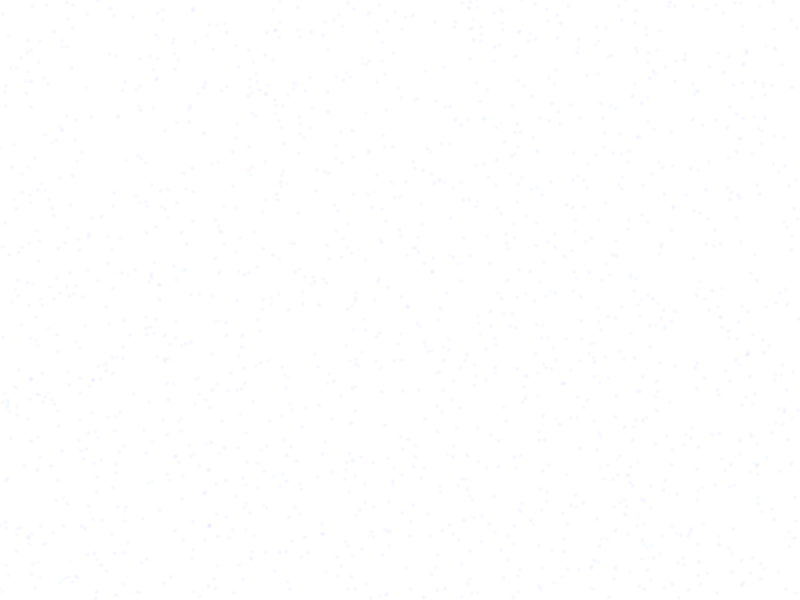
Frame 1 (no input)
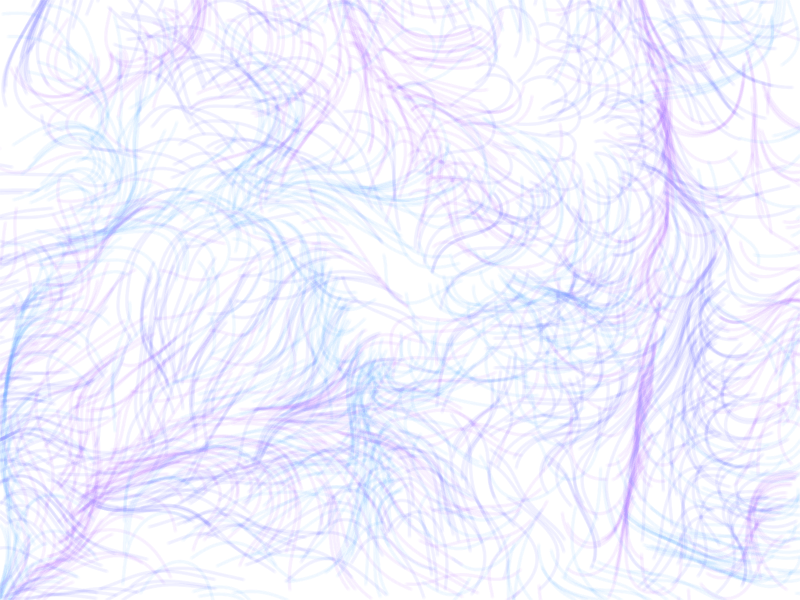
Frame 60 (the mouse pressed at the canvas centre just before this capture)
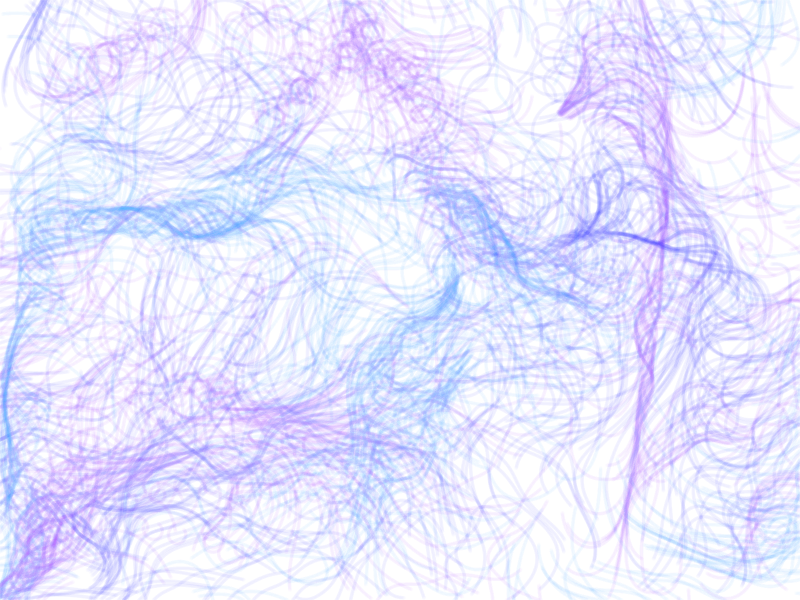
Frame 120 (the mouse held since frame 60 and released just before this capture)

The Processing sketch that drew these frames (run headless with seeded random() and noise(); from frame 60 on, the mouse is pressed at the canvas centre):

// Processing sketch: processing_159415
// ── processing_159415.pde

// Tweak of http://www.openprocessing.org/sketch/96117
// 
// by Tim McNamara
//  -- http://timmcnamara.co.nz
//  -- @timClicks
//
// changes include
//  -- decreased colour palette
//  -- minimise impact of particle life span
//  -- fiddling with the colorSeperation variable parametes to the noise function

int elapsedFrames = 1;
int maxCol=3;
int stepsPerDraw=4;
float offsetX=random(100);
float offsetY=random(100);
float timeVariance = 1;
float colorSeparation = 1.2;
int maxLifeTime = 7;
int numberOfPoints = 1600;
 
ArrayList points = new ArrayList();
 
void setup() {
  smooth();
  size(800, 600);
  background(255);
  createPoints();
}
 
void draw() {
  for (int step=0;step<stepsPerDraw;step++)
  {
    for (int i = 0; i < points.size(); i++) {
      Point localPoint = (Point) points.get(i);
 
      if (localPoint.isDead == true) {
        points.remove(i);
      }
 
      localPoint.update();
      localPoint.draw();
    }
  }
  elapsedFrames++;
}

void keyPressed() {
  if (key == ' ') {
    offsetX=random(10);
    offsetY=random(10);
 
    for (int i = 0; i < points.size(); i++) {
      Point localPoint = (Point) points.get(i);
      localPoint.isDead = true;
    }
    noStroke();
    fill(0);
    rect(0, 0, width, height);
    createPoints();
  }
  if (key == 'r') {
    createPoints();
  }
}
 
void createPoints() {
  for (int i = 0; i < numberOfPoints; i++) {
    PVector pos = new PVector(random(width), random(height));
    PVector vel = new PVector(0, 0);
    Point punt = new Point(pos, vel, maxLifeTime*0.5+random(maxLifeTime*0.5), (int)random(maxCol));     
    points.add(punt);
  }
}
 
class Point {  
  PVector pos, vel, noiseVec;
  float noiseFloat, lifeTime, age;
  boolean isDead;
  int col;
 
  public Point(PVector _pos, PVector _vel, float _lifeTime, int _col) {
    pos = _pos;
    vel = _vel;
    col = _col;
    lifeTime = _lifeTime;
    age = 0;
    isDead = false;
    noiseVec = new PVector();
  }
 
  void update() {
    noiseFloat = noise(
        offsetX+pos.x * 0.0015,
        offsetY+pos.y * 0.0015,
        col*colorSeparation+cos(elapsedFrames*0.01)*timeVariance);
    noiseVec.x = cos(((noiseFloat -0.3) * TWO_PI) * 5);
    noiseVec.y = sin(((noiseFloat -0.3)* TWO_PI) * 5);
 
    vel.add(noiseVec);
    vel.div(3);
    pos.add(vel);
 
    if (1.0-(age/lifeTime) == 0) {
      isDead = true;
    }
 
    if (pos.x < 0 || pos.x > width || pos.y < 0 || pos.y > height) {
      isDead = true;
    }
 
    age++;
  }
 
  void draw() {  
    //fill(vel.x * 255, vel.y * 255, pos.x * 100 ,20);
    int r, g, b;
    switch(col)
    {
    case 0:
      r=140;
      g=0;
      b=220;
      break;
    case 1:
      r=0;
      g=140;
      b=220;
      break;

    case 2:
      r=0;
      g=0;
      b=255;
      break;
    default:
      r=255;
      g=255;
      b=255;
      break;
    }      
    float a = 2;//min(2, age);
    fill(r, g, b, a);
    noStroke();   
    ellipse(pos.x, pos.y, 4, 4);
  }
};
